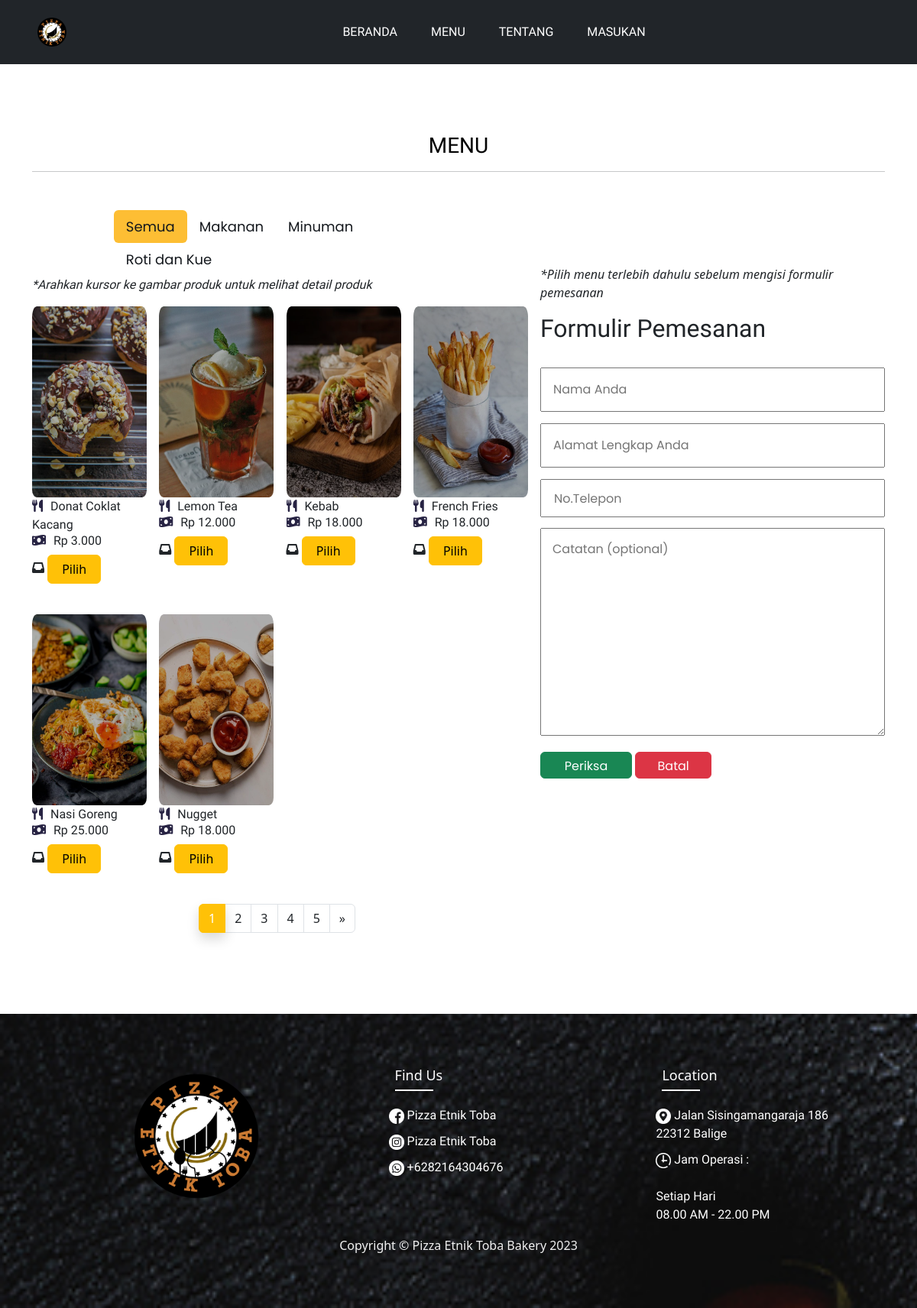
The page /Website/pemesanan.php on the database as committed earlier.
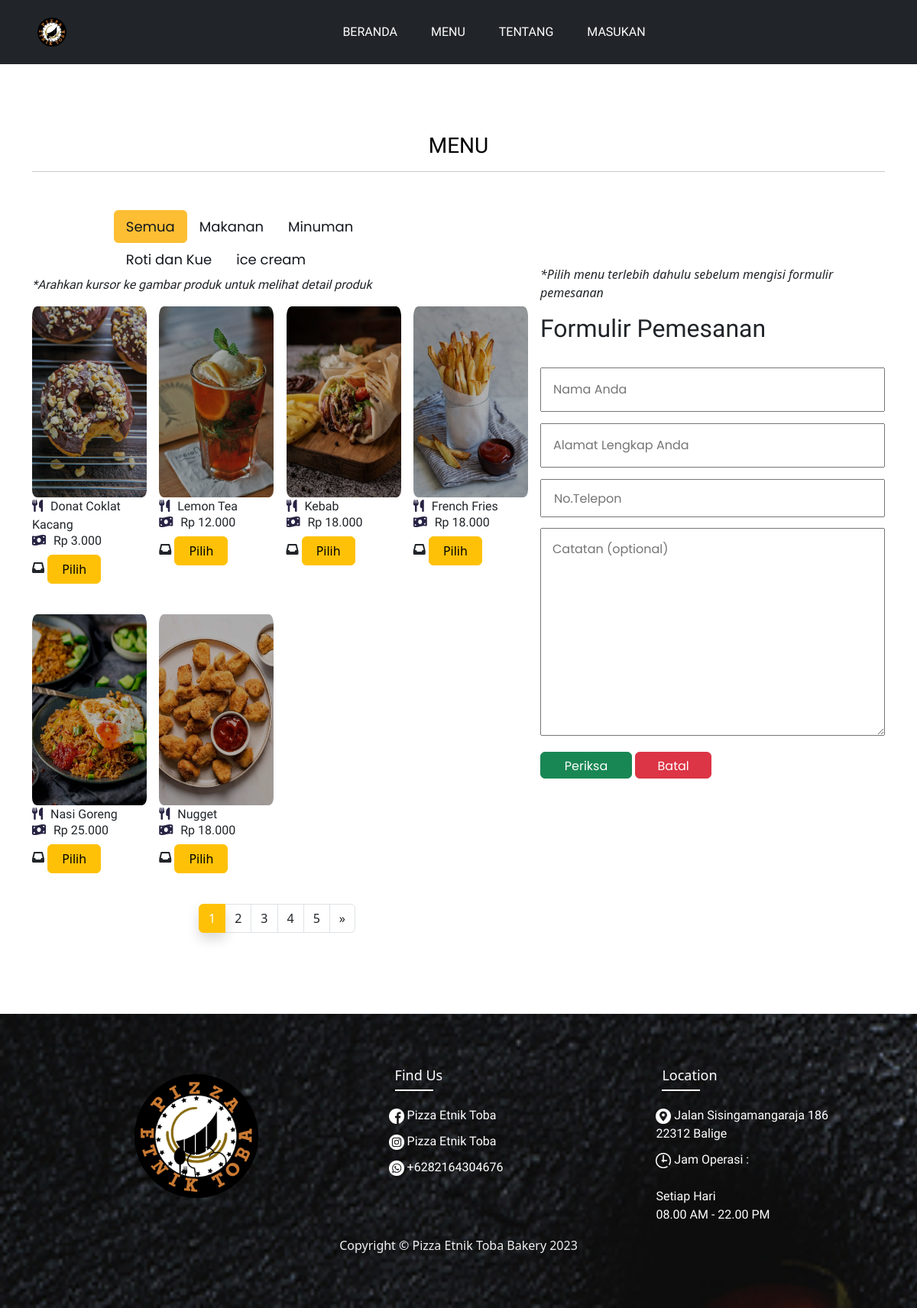
The same page on the database as committed later.
### tables this page shows
CREATE TABLE `kategori` (
  `id_kategori` int(11) NOT NULL,
  `nama_kategori` varchar(100) NOT NULL,
  `status` enum('Aktif','Nonaktif') NOT NULL DEFAULT 'Aktif'
);

CREATE TABLE `produk` (
  `id_produk` int(11) NOT NULL,
  `nama_produk` varchar(100) NOT NULL,
  `harga_produk` float NOT NULL,
  `gambar_produk` varchar(255) NOT NULL,
  `status_produk` enum('Aktif','Nonaktif') NOT NULL DEFAULT 'Aktif',
  `id_kategori` int(11) NOT NULL,
  `id_admin` int(11) NOT NULL DEFAULT 1,
  `deskripsi_produk` text DEFAULT NULL
);

### Website/pemesanan.php (the view, shortened to what this page needs)
<!DOCTYPE html>
<html lang="en">
<head>
	<link href="https://cdn.jsdelivr.net/npm/bootstrap@5.3.0-alpha3/dist/css/bootstrap.min.css" rel="stylesheet">
	<link rel="stylesheet" href="../css/style2.css">
	<link rel="stylesheet" href="../css/responsive.css">
	<link rel="stylesheet" href="../css/navbar.css">
	<link rel="stylesheet" href="https://cdnjs.cloudflare.com/ajax/libs/font-awesome/6.0.0-beta2/css/all.min.css" />
</head>
<body>
<?php
include 'koneksi/header.php' ?>
<main>
<div class="menu-box">
	<div class="container">
		<div class="row">
			<div class="col-lg-12">
				<div class="heading-title text-center">
					<h2 style="font-family: 'Reem Kufi Fun', sans-serif;">MENU</h2>
					<hr>
				</div>
			</div>
		</div>
		<div class="row">
			<section class="col-lg-7">
				<div class="row inner-menu-box">
					<center>
						<div class="col-8">
							<div class="nav nav-pills" id="v-pills-tab" role="tablist">
								<a class="nav-link active" id="v-pills-semua-tab" data-toggle="pill" href="#v-pills-semua" role="tab" aria-controls="v-pills-semua" aria-selected="true">Semua</a>
								<?php
							        $kategori_query = "SELECT * FROM kategori WHERE status ='aktif'";
                                    $kategori_result = mysqli_query($koneksi, $kategori_query);
                                    while ($kategori = mysqli_fetch_assoc($kategori_result)) {
										$kategori_type = str_replace(' ', '', $kategori['nama_kategori']);
										$kategori_name = $kategori['nama_kategori'];
										?>
							<a class="nav-link" id="v-pills-<?php echo $kategori_type;?>-tab" data-toggle="pill" href="#v-pills-<?php echo $kategori_type;?>" role="tab" aria-controls="v-pills-<?php echo $kategori_type;?>" aria-selected="false"><?php echo $kategori_name;?></a>
						<?php } ?>
							</div>
						</div>
					</center>
					<br><br><br>
					<div class="col-12">
						<p class="pc"><em>*Arahkan kursor ke gambar produk untuk melihat detail produk</em></p>
						<div class="tab-content" id="v-pills-tabContent">
							<div class="tab-pane fade show active" id="v-pills-semua" role="tabpanel" aria-labelledby="v-pills-semua-tab">
								<div class="row">
									<?php
									$jumlahDataPerHalaman = 6;
									$result = mysqli_query($koneksi, "SELECT * FROM produk WHERE status_produk='aktif'");
									$jumlahData = mysqli_num_rows($result);
									$jumlahHalaman = ceil($jumlahData / $jumlahDataPerHalaman);
									$halamanAktif = (isset($_GET["halaman"])) ? $_GET["halaman"] : 1;
									$awalData = ($jumlahDataPerHalaman * $halamanAktif) - $jumlahDataPerHalaman;
									$query = "SELECT * FROM produk WHERE status_produk='aktif' LIMIT $awalData,$jumlahDataPerHalaman";
									$result_set = $koneksi->query($query);
									while ($row = $result_set->fetch_assoc()) {
									?>
										<div class="col-lg-3 col-md-6 col-6 special-grid drinks">
											<div class="gallery-single fix">
												<img src="../pictures/<?php echo $row['gambar_produk']; ?>" class="img-fluid" alt="Image" />
												<p class="nama"><i class="fa-solid fa-utensils" style="color: #272343; margin-right: 10px;"></i><?php echo  $row['nama_produk']; ?></p>
												<p class="harga"> <i class="fa-solid fa-money-bill-wave" style="color: #272343; margin-right:10px;"></i>Rp <?php echo number_format($row['harga_produk'], 0, ',', '.'); ?></p>
											</div>
											<div class="tombol">
												<i class="fa-solid fa-inbox"></i>
												<a href="?pilih=<?php echo $row['id_produk']; ?>&jumlah=1"><button onclick="pilih()" style="width:70px; height:auto;" type="button" class="btn btn-warning">Pilih</button></a>
											</div>
										</div>
									<?php } ?>
								</div>
								<ul class="pagination justify-content-center pagination-black">
									<?php for ($i = 1; $i <= $jumlahHalaman; $i++) : ?>
										<?php if ($i == $halamanAktif) : ?>
											<li class="page-item active ">
												<a class="page-link bg-warning border border-warning shadow" href="?halaman=<?= $i; ?>"><?= $i; ?></a>
											</li>
										<?php else : ?>
											<li class="page-item">
												<a class="page-link text-dark" href="?halaman=<?= $i; ?>"><?= $i; ?></a>
											</li>
										<?php endif; ?>
									<?php endfor; ?>
									<?php if ($halamanAktif < $jumlahHalaman) : ?>
										<li class="page-item">
											<a class="page-link text-dark" href="?halaman=<?= $halamanAktif + 1; ?>" aria-label="Next">
												<span aria-hidden="true">&raquo;</span>
											</a>
										</li>
									<?php endif; ?>
								</ul>
							</div>
						</div>
					</div>
				</div>
			</section>
			<aside class="col-5" id="myElement">
				<br><br><br>
				<p class="pilih" id="elemen"><em>*Pilih menu terlebih dahulu sebelum mengisi formulir pemesanan</em></p>
				<h2 style="font-family: 'Reem Kufi Fun', sans-serif;">Formulir Pemesanan</h2>
				<br>
				<form action="checkout.php" method="post">
					<div class="wrapper">
						<input type="text" name="nama" id="" required placeholder="Nama Anda">
						<input type="text" name="alamat" id="" required placeholder="Alamat Lengkap Anda">
						<input type="number" name="nomor" id="" required placeholder="No.Telepon" class="col-lg-12;" style="height:50px;width:100%;" min="0">
						<textarea name="catatan" id="" cols="30" rows="10" placeholder="Catatan (optional)" style="margin-top:3%"></textarea>
						<button name="kirim" class="btn btn-success" style="width:120px; height:35px; font-family:'Poppins';">Periksa</button>
						<a href="menu.php" class="btn btn-danger" style="width:100px; height:35px; font-family:'Poppins';">Batal</a>
					</div>
				</form>
			</aside>
		</div>
	</div>
</div>
</main>
<?php include 'koneksi/footer.php' ?>
</body>
</html>

### Website/koneksi/header.php (shortened to what this page needs)
<nav class="navbar navbar-expand-lg navbar-dark bg-dark sticky-top text-center">
  <div class="container-fluid">
    <a class="navbar-brand" href="index.php"  style="padding-left:35px;"><img src="../pictures/PET.png" style="width: 42px; "></a>
    <div class="collapse navbar-collapse justify-content-md-center" id="navbarNav">
      <ul class="navbar-nav">
        <li class="nav-item">
          <a class="nav-link active" aria-current="page" href="index.php">BERANDA</a>
        </li>
        <li class="nav-item">
          <a class="nav-link active" aria-current="page" href="menu.php">MENU</a>
        </li>
        <li class="nav-item">
          <a class="nav-link active" aria-current="page" href="tentang.php">TENTANG</a>
        </li>
        <li class="nav-item">
          <a class="nav-link active" aria-current="page" href="feedback.php">MASUKAN</a>
        </li>
      </ul>
    </div>
  </div>
</nav>

### Website/koneksi/footer.php
<footer class="footer" style="background-image: url(../Pictures/pisa3.jpg);">
    <div class="container">
        <div class="row">
            <div class="footer-col col-lg-2">
                <a href="login.php"><img src="../pictures/PET.png" style="width: 180px;"></a>
            </div>
            <div class="footer-col col-lg-3">
                <h4>Find Us</h4>
                <ul>
                    <li><a href="https://web.facebook.com/pages/Pizza-Etnik-Toba/156817371650659"> <img src="../pictures/facebook.png" style="width: 20px;"> Pizza Etnik Toba</a></li>
                    <li><a href="https://www.instagram.com/pizzaetniktoba5/?igshid=YmMyMTA2M2Y%3D"> <img src="../pictures/instagram.png" style="width: 20px;"> Pizza Etnik Toba</a>
                    </li>
                    <?php
                    include_once('koneksi.php');
                    $query = 'SELECT * FROM admin';
                    $result_set = $koneksi->query($query);
                    $row = $result_set->fetch_assoc();
                    $nomor_telepon = $row['nomor_telepon_admin'];
                    $phone_number = preg_replace("/[^0-9]/", "", $nomor_telepon);
                    $api_url = "https://api.whatsapp.com/send?phone=$phone_number&text=";
                    ?>
                    <li><a href="<?php echo $api_url?>"> <img src="../pictures/whatsapp.png" style="width:20px;"> +<?php echo $nomor_telepon?></a></li>
                </ul>
            </div>
            <div class="footer-col col-lg-3">
                <h4>Location</h4>
                <ul>
                    <li><a href="#"> <img src="../pictures/gps.png" style="width: 20px;"> Jalan Sisingamangaraja 186
                            22312
                            Balige </a></li>
                    <li><a href="#"> <img src="../Pictures/clock.png" style="width:20px;"> Jam Operasi : <br> <br>
                            Setiap
                            Hari <br> 08.00 AM - 22.00 PM</a></li>
                </ul>
            </div>
        </div>
    </div>
    <center>
        <p style="margin: 0; padding: 0;">Copyright © Pizza Etnik Toba Bakery 2023</p>
    </center>
</footer>

### css/style2.css (style rules this page uses)
body { overflow-x: hidden; }
.tombol { margin-top: -80px; margin-bottom: 20px; }
input[type="text"] { font-family: 'Poppins'; }
::placeholder { font-family: 'Poppins'; }
.wrapper { max-width: 600px; margin: 0 auto; }
.wrapper input[type="text"], .wrapper input[type="email"], textarea { width: 100%; margin-bottom: 15px; padding: 15px; }
.wrapper input[type="number"] { text-indent: 1em; }
.pc { display: block; font-family: 'magra'; }
* { box-sizing: border-box; }
body { --color1: #fff; --color2: #ffe227; --color3: #14181d; --color4: rgba(255, 255, 255, 0.152); }
.btn { width: 200px; height: 50px; }
html { scroll-behavior: smooth; }
.container { --bs-gutter-x: 1.5rem; --bs-gutter-y: 0; width: 100%; padding-right: calc(var(--bs-gutter-x) * 0.5); padding-left: calc(var(--bs-gutter-x) * 0.5); margin-right: auto; margin-left: auto; }
@media (min-width: 576px) { .container { max-width: 540px; } }
@media (min-width: 768px) { .container { max-width: 720px; } }
@media (min-width: 992px) { .container { max-width: 960px; } }
@media (min-width: 1200px) { .container { max-width: 1140px; } }
.row:after { content: ""; display: table; clear: both; }
a { color: #000000; text-decoration: none !important; outline: none !important; -webkit-transition: all 0.3s ease-in-out; -moz-transition: all 0.3s ease-in-out; -ms-transition: all 0.3s ease-in-out; -o-transition: all 0.3s ease-in-out; transition: all 0.3s ease-in-out; }
.menu-box { padding: 90px 0px; }
.heading-title { margin-bottom: 50px; }
.heading-title h2 { color: #010101; font-size: 28px; font-family: "Rubik", sans-serif; font-weight: 500; }
.tombol { margin-top: -40px; margin-bottom: 40px; }
.inner-menu-box .nav-pills .nav-link.active { background: #FDBE34; }
.inner-menu-box .nav-pills .nav-link { font-size: 18px; font-family: 'Poppins', sans-serif; color: var(--color3); }
.img-fluid { width: 100%; height: 250px; border-radius: 4%; transition: .3s all; filter: brightness(.7); }
.gallery-single { margin-bottom: 30px; position: relative; overflow: hidden; border-radius: 4%; width: 150px; }
.nama { font-family: 'Reem Kufi Fun', sans-serif; margin-bottom: -3px; }
.harga { font-family: 'Reem Kufi Fun', sans-serif; }
button { background-color: #fff; border: 1px solid #25d366; padding: 5px; position: relative; width: 6.2em; height: 2em; transition: 0.5s; font-size: 17px; border-radius: 0.4em; justify-content: end; align-items: end; }

### css/navbar.css (style rules this page uses)
* { margin: 0; padding: 0; box-sizing: border-box; }
body { --color1: #fff; --color2: #ffe227; --color3: #14181d; --color4: rgba(255, 255, 255, 0.152); }
.sticky-top { background-color: var(--bs-body-color); }
nav ul li a { font-family:'magra'; margin: 14px; }
.footer { padding: 70px; bottom: 0px; background-size: cover; background-attachment: fixed; color: #f1f1f1; }
footer { position: sticky; top: 100%; align-items: center; }
ul { list-style: none; }
.footer-col { width: 25%; margin-left: 8%; }
.footer-col h4 { font-size: 18px; color: var(--color1); margin-bottom: 30px; font-weight: 500px; position: relative; }
.footer-col h4::before { content: ""; position: absolute; left: 0; background-color: var(--color1); bottom: -10px; height: 2px; box-sizing: border-box; width: 50px; }
.footer-col ul li:not(:last-child) { margin-bottom: 10px; }
.footer-col ul li a { font-size: 16px; text-transform: capitalize; color: var(--color1); text-decoration: none; font-weight: 300; color: var(--color1); display: block; transition: all 0.3s ease; font-family: "magra"; margin-left: -40px; }

Rows that differ between the two databases and show on the page:
added kategori: nama_kategori "ice cream"
